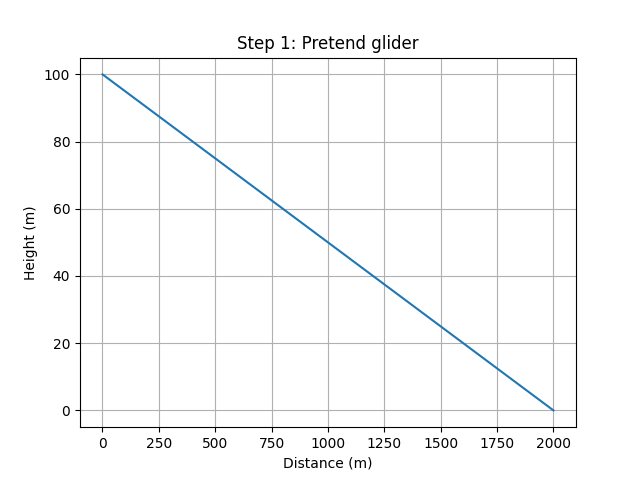

The Python source for this figure:
# Step 1: The pretend glider
# A dot that flies forward and sinks down until it hits the ground.
# Run with:  python glider_step1.py
# Needs matplotlib:  pip install matplotlib

import matplotlib.pyplot as plt

# ----- Starting values (you can change these) -----
height = 100.0        # starting height in meters
distance = 0.0        # how far forward we have flown, in meters
forward_speed = 30.0  # meters per second
sink_speed = 1.5      # how fast we go down, meters per second
time_step = 0.01       # we update every 0.1 seconds

# ----- Lists to remember where the glider has been -----
distances = []
heights = []

# ----- The loop: repeat until the glider reaches the ground -----
while height > 0:
    # 1. Move forward a little
    distance = distance + forward_speed * time_step

    # 2. Go down a little
    height = height - sink_speed * time_step

    # 3. Save the position (never save a height below zero)
    distances.append(distance)
    heights.append(max(height, 0))

# ----- Print the result -----
print("The glider landed", round(distance), "meters from where it started.")

# ----- Draw the graph -----
plt.plot(distances, heights)
plt.xlabel("Distance (m)")
plt.ylabel("Height (m)")
plt.title("Step 1: Pretend glider")
plt.grid(True)
plt.savefig("glider_step1.png")
plt.show()
